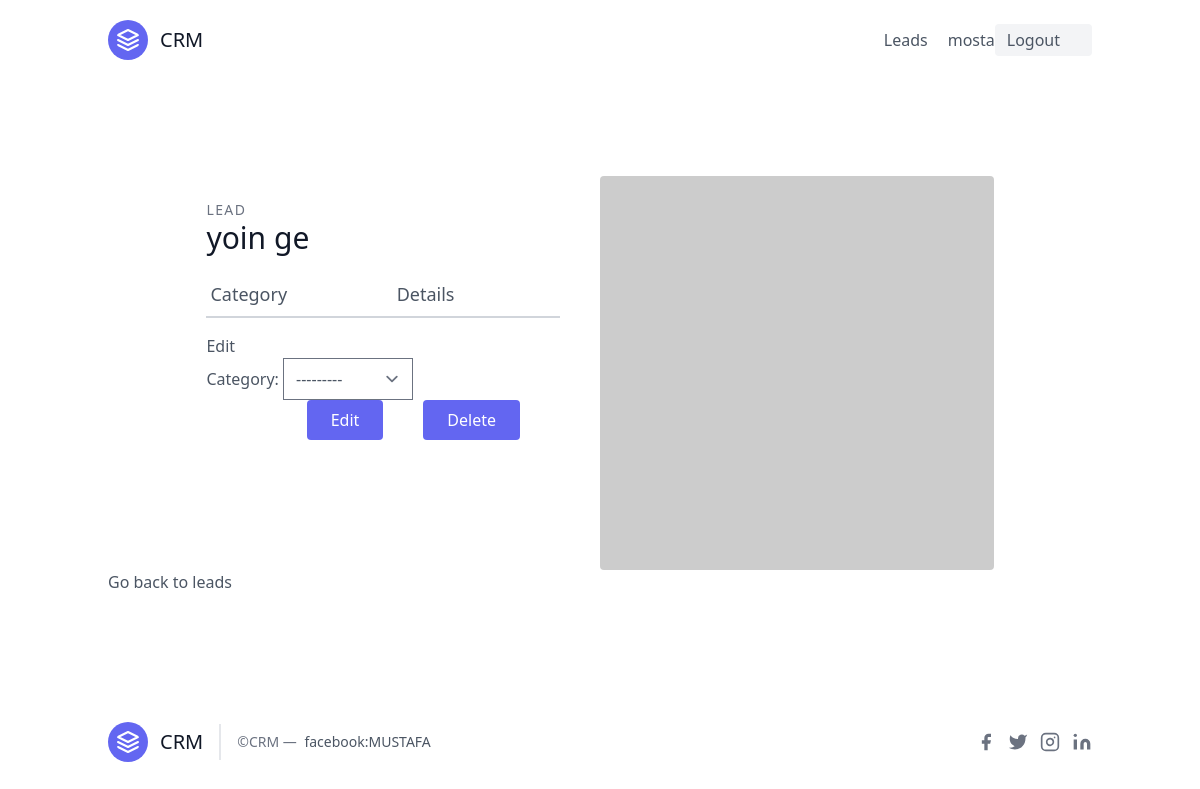
Before: /leads/3/category/ (signed in) with the older database file.
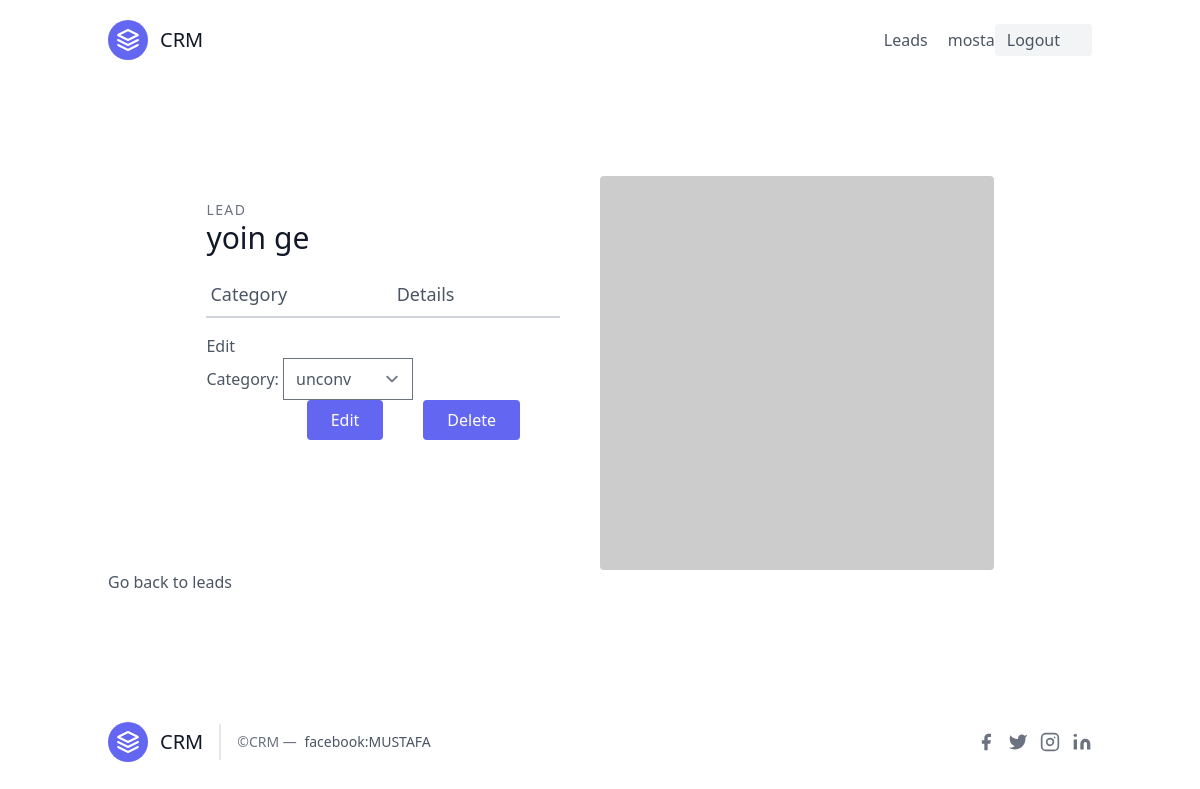
After: the same page with the newer database file.
### leads/models.py (models this page shows, shortened)
class Lead(models.Model):
    source_choices =(
        ('YouTube','YouTube'),
        ('Google', 'Google'),
        ('Newsletter', 'Newsletter'),
    )
    first_name = models.CharField(max_length=20)
    last_name = models.CharField(max_length=20)
    age = models.IntegerField(default=0)
    data_added=models.DateTimeField(auto_now_add=True)
    agent = models.ForeignKey("Agent",null=True,blank=True,on_delete=models.SET_NULL)
    oraganisation = models.ForeignKey(UserProfile,on_delete=models.CASCADE)
    phoned = models.BooleanField(default =False)
    source = models.CharField(choices=source_choices ,max_length=100)
    profile_picture=models.ImageField(upload_to='profile_pics',blank=True ,null=True)
    special_files = models.FileField(blank=True ,null=True)
    category = models.ForeignKey("Category",related_name="leads" , null=True,blank = True,on_delete=models.SET_NULL)

### leads/views.py (the view, shortened to what this page needs)
# urls.py: path("<int:pk>/category/",LeadCategroyUpdateView.as_view(),name="lead-category-update"),
class LeadCategroyUpdateView(LoginRequiredMixin,UpdateView):
    template_name='lead_category_update.html'
    form_class=LeadCategoryUpdateForm
    context_object_name='leads'
    def get_queryset(self) :
        user=self.request.user
        if user.is_oraganisor:
            queryset = Lead.objects.filter(oraganisation=user.userprofile)
        else:
            queryset = Lead.objects.filter(oraganisation=user.agent.oraganisation)
            queryset = queryset.filter(agent__user=user)
        return queryset

### leads/forms.py
class LeadCategoryUpdateForm(forms.ModelForm):
     class Meta:
        model =Lead
        fields =['category']

### leads/models.py (called while the page is built)
    def __str__(self):
        return self.name

### leads/templates/lead_category_update.html (shortened to what this page needs)
{% extends "base.html" %}
{% load tailwind_filters %}
{% block content %}
   <section class="text-gray-600 body-font overflow-hidden">
  <div class="container px-5 py-24 mx-auto">
    <div class="lg:w-4/5 mx-auto flex flex-wrap">
      <div class="lg:w-1/2 w-full lg:pr-10 lg:py-6 mb-6 lg:mb-0">
        <h2 class="text-sm title-font text-gray-500 tracking-widest">LEAD</h2>
        <h1 class="text-gray-900 text-3xl title-font font-medium mb-4">{{leads.first_name}}  {{leads.last_name}}</h1>
        <div class="flex mb-4">
          <a href="{% url 'leads:lead-category-update' leads.pk %}" class="flex-grow border-b-2 border-gray-300 py-2 text-lg px-1"> Category </a>
          <a href= "{% url 'leads:lead_update' leads.pk %}" class="flex-grow border-b-2 border-gray-300 py-2 text-lg px-1"> Details</a>
        </div>
      <div class="max-w-lg mx-left"">
          <h1> Edit  </h1>
        <form method="post">
        {{ form|crispy }}
  <div class="flex justify-end">
         <button class="flex mr-10 text-white bg-indigo-500 border-0 py-2 px-6 focus:outline-none hover:bg-indigo-600 rounded" type="submit" class="btn btn-primary">
                Edit
               </button>
          <a class="flex mr-10 text-white bg-indigo-500 border-0 py-2 px-6 focus:outline-none hover:bg-indigo-600 rounded" href='#'> Delete </a>
              </div>
        </form>
    </div>
      </div>
      <img alt="ecommerce" class="lg:w-1/2 w-full lg:h-auto h-64 object-cover object-center rounded" src="https://dummyimage.com/400x400">
    </div>
    <a href= '{% url 'leads:lead' %}'>Go back to leads </a>
  </div>
</section>
    <body>
    </body>
{% endblock content %}

Changed rows visible on the page:
changed Lead "yoin": category "---------" → "unconv"
